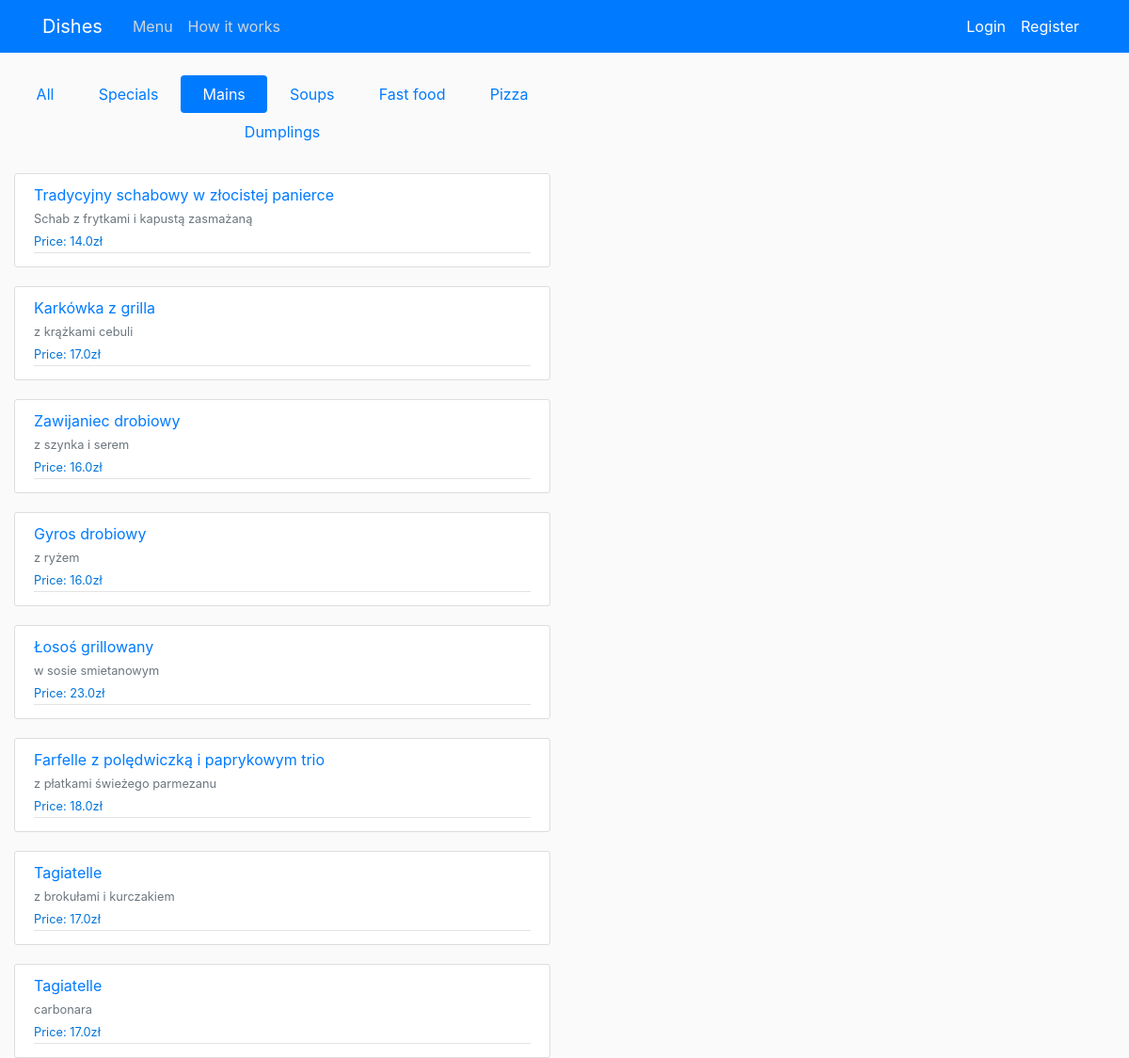
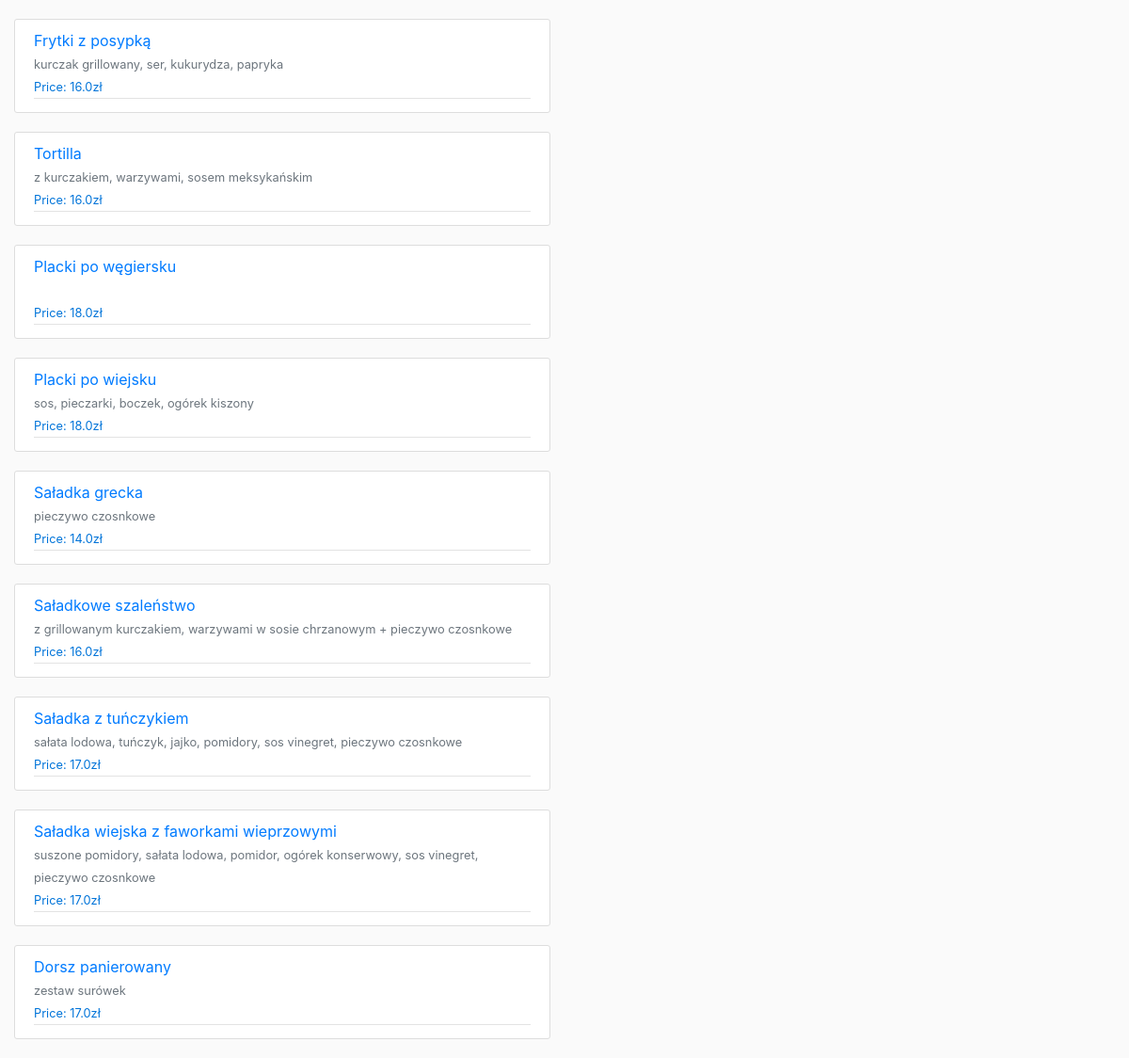
The app's page /select_type/main/, older data (2 pictures, top to bottom).
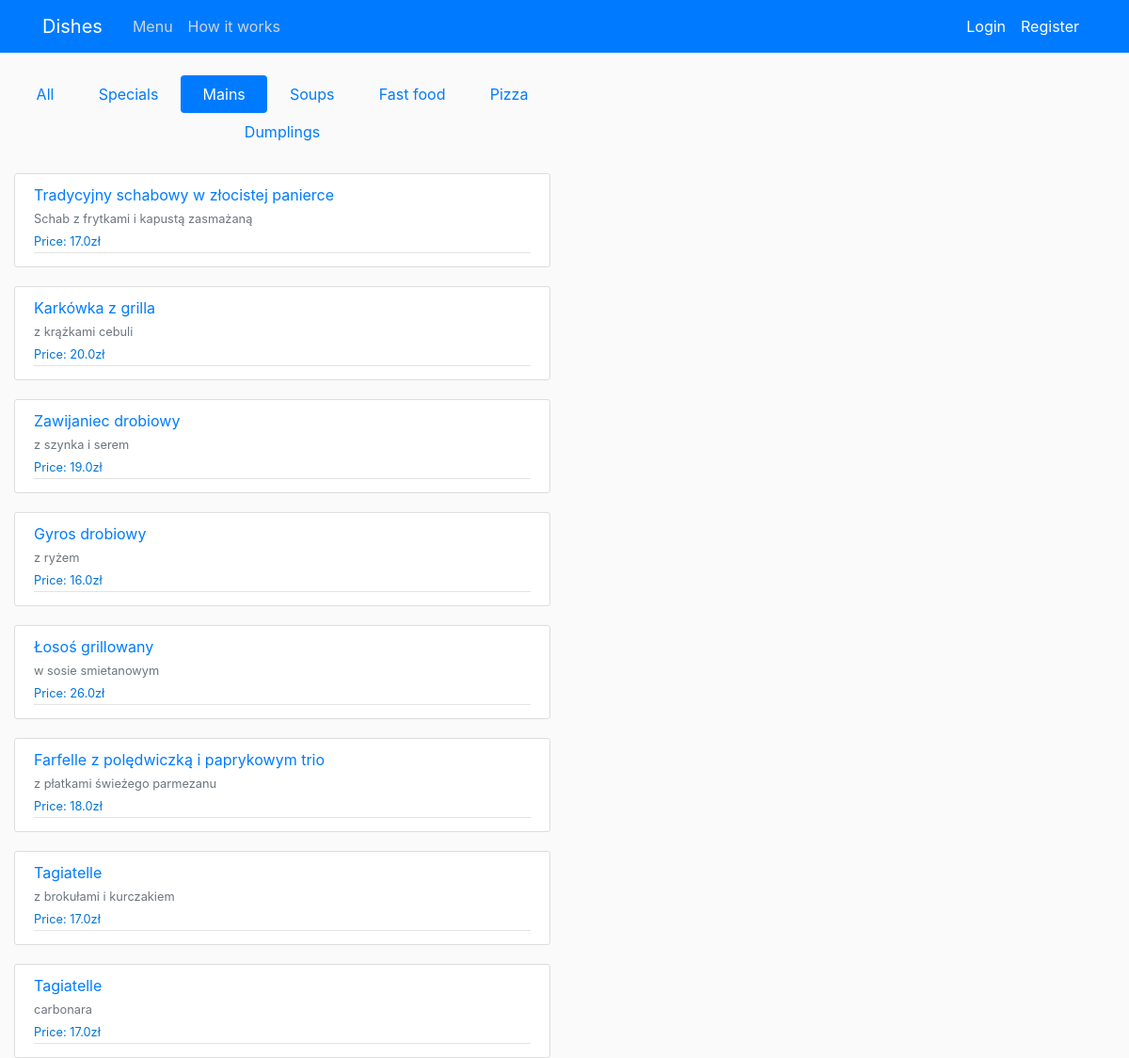
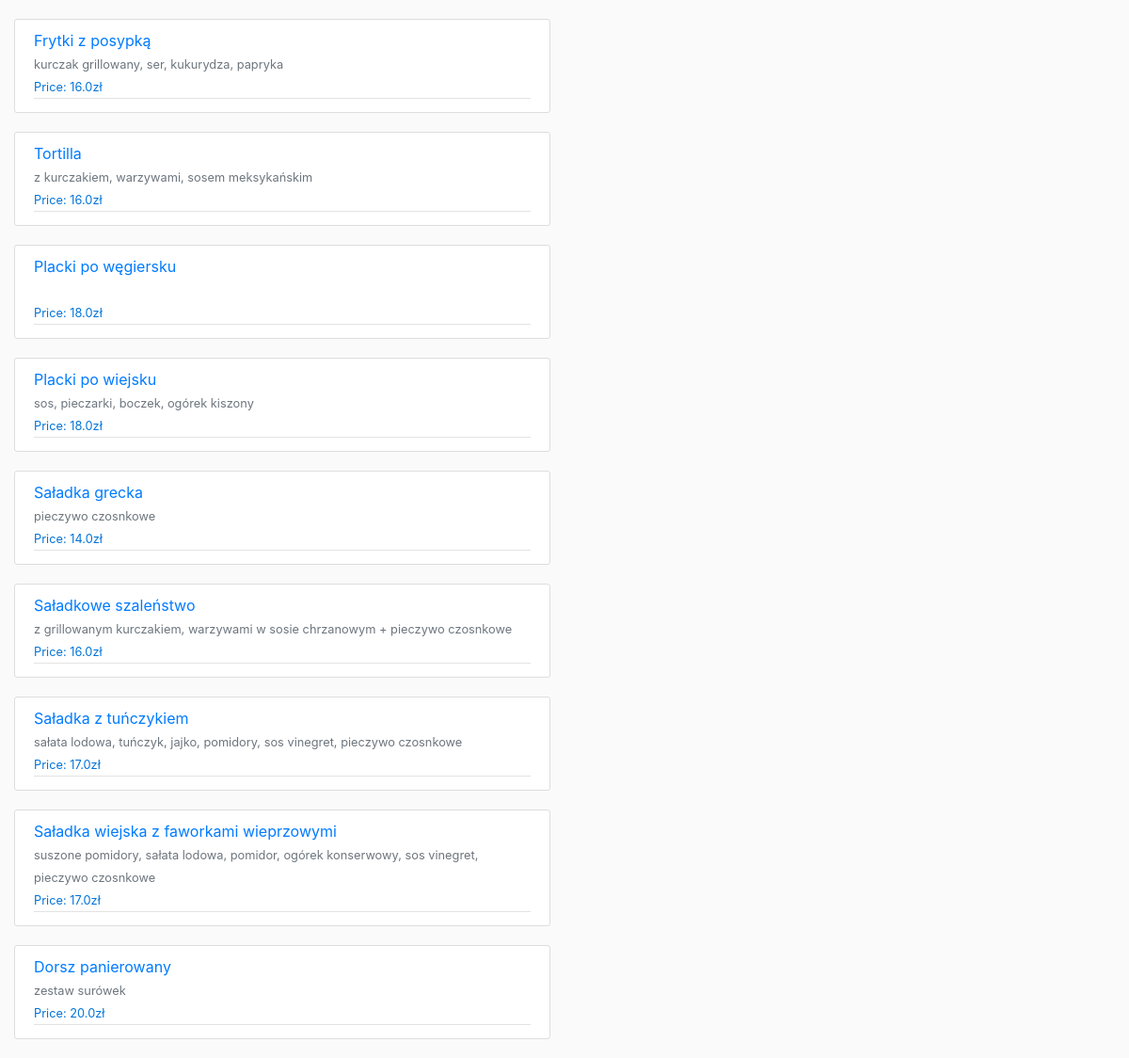
The same page, newer data (2 pictures, top to bottom).
### shop/models.py (models this page shows, shortened)
class Dish(models.Model):
    name = models.CharField(max_length=100)
    ingredient = models.CharField(max_length=250, blank=True)
    price = models.FloatField()
    dish_type = models.CharField(max_length=20)
    dish_addon = models.BooleanField(default=True)

### shop/views.py (the view)
# urls.py: path('select_type/<str:type>/', select_type, name='shop-select'),
def select_type(request, type):
    if type == "all":
       return redirect('shop-home')
    else:
        context = {
            'dish':Dish.objects.filter(dish_type = type),
            'type': type
        }
        try:
            values = countTotalPrice(request.user)
            context.update({'cart': values["items_in_cart"], 'sum_price': values["total_price"]})
            money = Profile.objects.get(user=request.user).money
            context.update({'money': money})
        except:
            pass
        return render(request, 'shop/home.html',context)

### shop/views.py (called while the page is built)
def countTotalPrice(user):
    items_in_cart = Cart.objects.filter(user=user)
    total_price = 0
    for item in items_in_cart:
        total_price += item.composition.price * item.quantity
    value_to_return ={
        'total_price': total_price,
        'items_in_cart': items_in_cart
    }
    return value_to_return

### shop/templates/shop/home.html (shortened to what this page needs)
{% extends 'shop/base.html' %}
{% block content %}
<nav class="nav nav-pills flex-column flex-sm-row">
    {% if type == 'main' %}
        <a class="flex-sm-fill text-sm-center nav-link" href="{% url 'shop-select' 'all' %}">All</a>
        <a class="flex-sm-fill text-sm-center nav-link" href="{% url 'shop-select' 'special'%}">Specials</a>
        <a class="flex-sm-fill text-sm-center nav-link active" href="{% url 'shop-select' 'main'%}">Mains</a>
        <a class="flex-sm-fill text-sm-center nav-link" href="{% url 'shop-select' 'soup'%}">Soups</a>
        <a class="flex-sm-fill text-sm-center nav-link" href="{% url 'shop-select' 'fastfood'%}">Fast food</a>
        <a class="flex-sm-fill text-sm-center nav-link" href="{% url 'shop-select' 'pizza'%}">Pizza</a>
        <a class="flex-sm-fill text-sm-center nav-link" href="{% url 'shop-select' 'dumplig'%}">Dumplings</a>
    {% endif %}
</nav>
<br>
{% for menu in dish %}
    <article class="media content-section">
        <div class="media-body">
            <div class="article-metadata">
                <a class="mr-2" href="{% url 'shop-open-dish' menu.id %}">{{ menu.name }}</a><br>
                <small class="text-muted">{{ menu.ingredient }}</small><br>
                <small class="article-content" style='color:#0074d9'>Price: {{ menu.price }}zł</small>
            </div>
        </div>
    </article>
{% endfor %}
{% endblock content %}

Row changes from the older to the newer data that the page shows:
changed Dish "Tradycyjny schabowy w złocistej panierce": price "14.0" → "17.0"
changed Dish "Karkówka z grilla": price "17.0" → "20.0"
changed Dish "Zawijaniec drobiowy": price "16.0" → "19.0"
changed Dish "Łosoś grillowany": price "23.0" → "26.0"
changed Dish "Dorsz panierowany": price "17.0" → "20.0"
